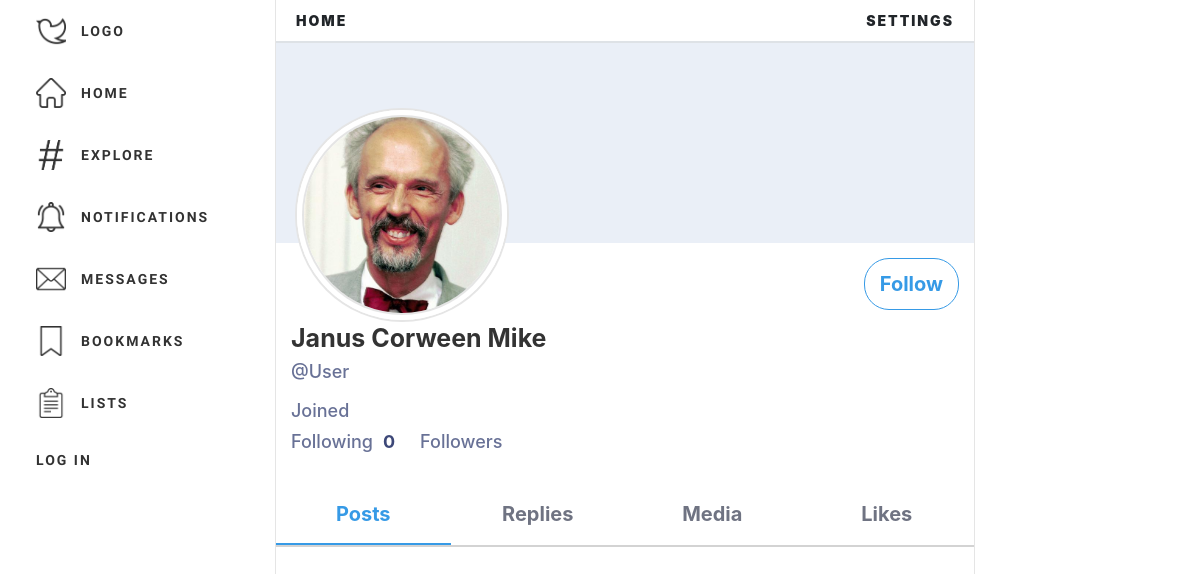
Before: /profile/6/ with the older database file.
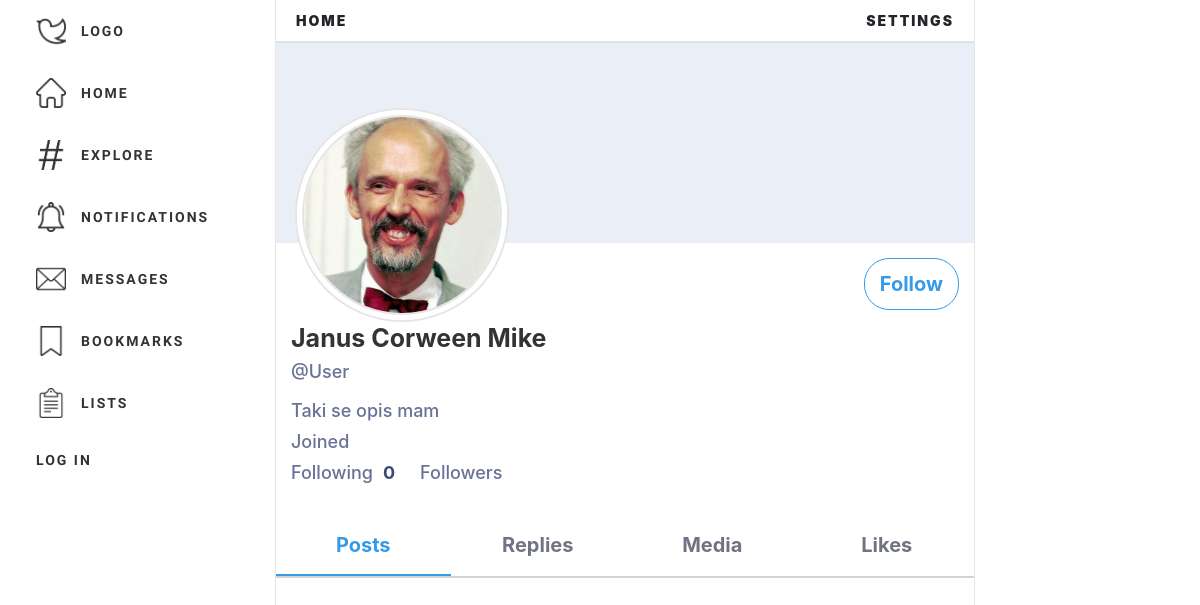
After: the same page with the newer database file.
### users/models.py (models this page shows, shortened)
class Profile(models.Model):
    from django.core.validators import RegexValidator
    alphanumeric = RegexValidator(
        r'^[0-9a-zA-Z ]*$', 'Only alphanumeric characters are allowed.')
    letters = RegexValidator(r'^[a-zA-Z ]*$', 'Only letters are allowed.')
    user = models.OneToOneField(User, on_delete=models.CASCADE)
    join_timestamp = models.DateField(blank=True)
    alias = models.CharField(max_length=50, blank=True,
                             validators=[alphanumeric])
    name = models.CharField(max_length=60, blank=True,
                            null=True, validators=[letters])
    profile_img = models.ImageField(
        default='default_profile_pic.jpg', upload_to='profile_pics')
    description = models.TextField(blank=True, max_length=300)
    following = models.ManyToManyField(
        User, related_name='followers', blank=True)

### users/views.py (the view)
# urls.py: path('profile/<int:pk>/', views.ProfileView.as_view(), name='profile'),
class ProfileView(DetailView):
    model = Profile
    template_name = 'users/profile.html'
    def get_context_data(self, **kwargs):
        context = super(ProfileView, self).get_context_data(**kwargs)
        profile = get_object_or_404(Profile, pk=self.kwargs['pk'])
        user = get_object_or_404(User, profile=profile)
        context['posts'] = Post.objects.filter(
            author=user).order_by('-timestamp')[:5]
        context['update_form'] = ProfileUpdateForm
        return context

### users/templates/users/profile.html (shortened to what this page needs)
{% extends 'main/base.html' %}
{% load crispy_forms_tags %}
{%load static%}
{% load humanize %}
{% block link %}
<link rel="stylesheet" href="{% static 'main/base_style.css'%}">
<link rel="stylesheet" href="{% static 'main/home_style.css'%}">
<link rel="stylesheet" href="{% static 'post/post_style.css'%}">
<link rel="stylesheet" href="{% static 'users/profile_style.css'%}">
{% endblock %}
{% block content %}
<div class="background"></div>
<div class="profile">
    <div class="profile-data">
        <div class="top">
            <div class="profile-img">
                <div class="img-border">
                    <img id='prof-pic' src="{{profile.profile_img.url}}" alt="profile_img">
                </div>
            </div>
            {%if profile.user == user %}
            <div class="profile-update">
                <Button>
                    <p>Edit profile</p>
                </Button>
            </div>
            {%else%}
            <div class="profile-follow">
                <button>
                    <p>Follow</p>
                </button>
            </div>
            {%endif%}
        </div>
        <div class="bot">
            <div class="info">
                <div class="name">
                    <div class="alias">
                        <p>{{profile.alias}}</p>
                    </div>
                    <div class="username">
                        <p>@{{profile.user.username}}</p>
                    </div>
                </div>
                <div class="bio">
                    <p>{{profile.description}}</p>
                </div>
                <div class="joined">
                    <p>Joined {{post.author.profile.join_timestamp}}</p>
                </div>
                <div class="follow">
                    <div class="following">
                        <p>Following</p>
                        <p class="count">{{profile.following.count}}</p>
                    </div>
                    <div class="followers">
                        <p>Followers</p>
                    </div>
                </div>
            </div>
        </div>
    </div>
    <div class="nav-bot">
        <div class="switch-content" id="user-posts-button" div="user-posts">
            <span>Posts</span>
        </div>
        <div class="switch-content" id="user-replies-button" div="user-replies">
            <div class="span">
                <span>Replies</span>
            </div>
        </div>
        <div class="switch-content" id="user-media-button" div="user-media">
            <div class="span">
                <span>Media</span>
            </div>
        </div>
        <div class="switch-content" id="user-likes-button" div="user-likes">
            <div class="span">
                <span>Likes</span>
            </div>
        </div>
    </div>
</div>
<div class="posts">
</div>
{% endblock content %}

### main/templates/main/base.html (shortened to what this page needs)
{% load static %}
<!DOCTYPE html>
<html lang="en">
<head>
    <link rel="stylesheet" href="https://stackpath.bootstrapcdn.com/bootstrap/4.4.1/css/bootstrap.min.css"
>
    <link rel="stylesheet" href="{% static 'main/base_style.css'%}">
    <link rel="stylesheet" href="{% static 'main/modal_style.css'%}">
    <link rel="stylesheet" href="{% static 'main/alert_style.css'%}">
    <link rel="stylesheet" href="{% static 'main/home_style.css'%}">
    <link rel="stylesheet" href="{% static 'post/post_style.css'%}">
    <link rel="stylesheet" href="{% static 'main/input_style.css'%}">
    {% block link %}{% endblock %}
</head>
<body id="body">
    <nav class="nav-left">
        <div class="nav-left2">
            <ul class="links">
                <a href="/">
                    <li>
                        <div>
                            <img src="{% static 'main/images/twitter.png' %}" alt="twitter">
                            <p>Logo</p>
                        </div>
                    </li>
                </a>
                <a href="/">
                    <li>
                        <div>
                            <img src="{% static 'main/images/home.png' %}" alt="home">
                            <p>Home</p>
                        </div>
                    </li>
                </a>
                <a href="#">
                    <li>
                        <div>
                            <img src="{% static 'main/images/explore.png' %}" alt="explore">
                            <p>Explore</p>
                        </div>
                    </li>
                </a>
                <a href="#">
                    <li>
                        <div>
                            <img src="{% static 'main/images/notifications.png' %}" alt="notifications">
                            <p>Notifications</p>
                        </div>
                    </li>
                </a>
                <a href="#">
                    <li>
                        <div>
                            <img src="{% static 'main/images/messages.png' %}" alt="Messages">
                            <p>Messages</p>
                        </div>
                    </li>
                </a>
                <a href="#">
                    <li>
                        <div>
                            <img src="{% static 'main/images/bookmarks.png' %}" alt="Bookmarks">
                            <p>Bookmarks</p>
                        </div>
                    </li>
                </a>
                <a href="#">
                    <li>
                        <div>
                            <img src="{% static 'main/images/lists.png' %}" alt="Lists">
                            <p>Lists</p>
                        </div>
                    </li>
                </a>
                {% if user.is_authenticated %}
                <a href="{%url 'main:logout' %}">
                    <li>
                        <div>
                            <p>Log Out</p>
                        </div>
                    </li>
                </a>
                {% if user.username == 'admin' %}
                <a href="/admin">
                    <li>
                        <div>
                            <img src="{% static 'main/images/admin.png' %}" alt="Admin">
                            <img class="colored" src="{% static 'main/images/admin_colored.png' %}" alt="Admin">
                            <p>Admin Page</p>
                        </div>
                    </li>
                </a>
                {% endif %}
                <a href="{%url 'users:profile' user.profile.id %}">
                    <li>
                        <div class="profile">
                            <img src="{{user.profile.profile_img.url}}" alt="{{user.username}}">
                            <p>{{user.username}}</p>
                        </div>
                    </li>
                </a>
                <a href="#">
                    <li>
                        <div>
                            <img src="{% static 'main/images/more.png' %}" alt="More">
                            <img class="colored" src="{% static 'main/images/more_colored.png' %}" alt="More_colored">
                            <p>More</p>
                        </div>
                    </li>
                </a>
                {% else %}
                <a href="{%url 'main:login' %}">
                    <li>
                        <div>
                            <p>Log In</p>
                        </div>
                    </li>
                </a>
                {% endif %}
            </ul>
        </div>
    </nav>
    <main>
        <div class="page-title">
            <p>Home</p>
            <p>settings</p>
        </div>
        <div class="border"></div>
        {%block content%}{%endblock%}
    </main>
    <nav class="nav-right">
    </nav>
</body>
</html>

### main/static/main/base_style.css (style rules this page uses)
*,p { margin: 0px; padding: 0px; box-sizing: border-box; }
body { position: relative; background-color: white; display: grid; grid-template-columns: 1fr 700px 1fr; grid-template-areas: "nav-left main nav-right"; }
main { grid-area: main; min-height: 100vh; display: block; }
nav ul { height: fit-content; position: sticky; top: 0px; }
.nav-left { grid-area: nav-left; font-family: 'Raleway', sans-serif; filter: none; -webkit-filter: none; display: flex; justify-content: flex-end; }
.nav-left2 { padding-left: 20px; padding-right: 20px; height: auto; }
.nav-left .links { width: 235px; display: block; justify-content: space-around; }
.nav-left .links li { opacity: 0.8; list-style: none; padding: 4px; width: fit-content; }
.nav-left .links a { text-decoration: none; }
.nav-left .links div { position: relative; transition: all 0.2s ease-out; width: fit-content; height: fit-content; display: flex; padding: 12px; border-radius: 25px; }
.nav-left p { transition: all 0.3s ease-out; letter-spacing: 2px; font-size: 14px; font-weight: 900; align-self:center; text-transform: uppercase; color: black; margin: 0; padding: 0; }
.nav-left img { transition: 0.2s ease-in; width: 30px; height: 30px; margin-right: 15px; }
.nav-right { grid-area: nav-right; font-family: 'Montserrat', sans-serif; }
.page-title { display: flex; justify-content: space-between; padding: 10px; padding-left: 20px; padding-right: 20px; }
.page-title p { letter-spacing: 2px; font-size: 14px; font-weight: 900; text-transform: uppercase; padding: 0; margin: 0; }
main { border-left: solid; border-right: solid; border-left-width:1px; border-right-width:1px; border-color: rgba(111, 111, 111,0.18); }
.profile-img { margin-left: 4px; margin-right: 4px; width: 60px; height: 60px; }
.profile-img img { transition: 0.15s; width: 100%; height:100%; border-radius: 100%; object-fit: cover; }

### post/static/post/post_style.css (style rules this page uses)
.posts { grid-row-start: 2; grid-column-start: 2; border-bottom: solid; border-bottom-width: 2px; border-color: rgba(111, 111, 111,0.3); }
.profile-data .follow { display: flex; }
.profile-data .follow .following,.profile .follow .folowers { display: flex; padding-right: 15px; }
.profile-data .follow p { padding-right: 10px; }
.profile-data .follow .count { font-weight: 700; color: rgba(40, 52, 105, 0.9); }
.nav-bot { display: flex; justify-content: space-around; align-items: center; height: min-content; padding-left: 10px; padding-right: 10px; }
.profile-img img { background-color: white; }

Changed rows visible on the page:
changed Profile "Janus Corween Mike": description (not shown) → "Taki se opis mam"
